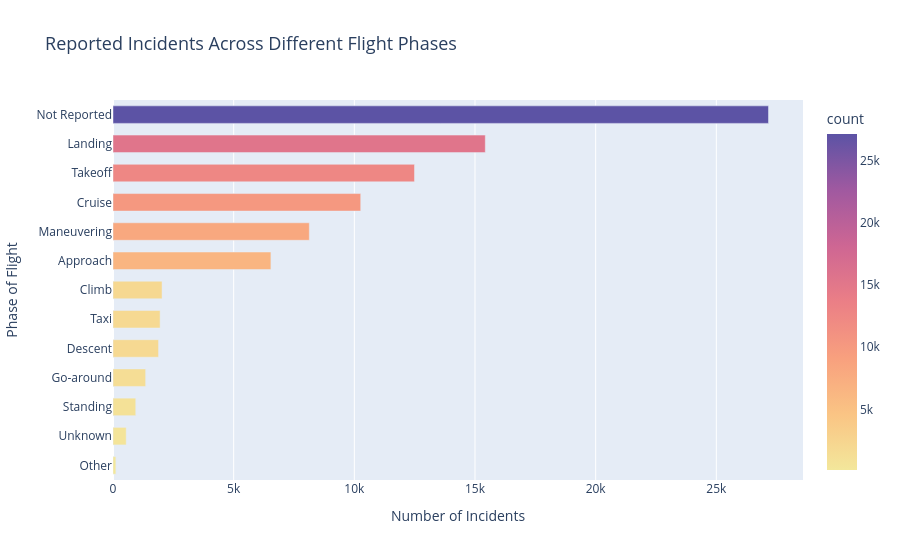

The notebook cell saved with this chart:
### Markdown cell above
### 8. broad_phase_of_flight

### Code cell
# Get counts
broad_phase_counts = aviation_df['broad_phase_of_flight'].value_counts().reset_index()
broad_phase_counts.columns = ['broad_phase_of_flight', 'count']

print(broad_phase_counts)

# Plot figure
fig = px.bar(broad_phase_counts, x = 'count', y = 'broad_phase_of_flight',
    orientation = 'h',
    title = 'Reported Incidents Across Different Flight Phases',
    color = 'count',
    color_continuous_scale = 'sunset'
)

# Style
fig.update_traces(textposition = 'outside', width = 0.6, textfont_size = 12)

# Add labels
fig.update_layout(
    xaxis_title = 'Number of Incidents',
    yaxis_title = 'Phase of Flight',
    title_font_size = 18,
    yaxis=dict(autorange = 'reversed'),
    bargap = 0.05
)

fig.show()

### Figure 1 — Plotly figure (JSON) as saved in the notebook; plotly's stock layout.template omitted (floating-point values rounded to 4 significant figures)
{"data": [{"alignmentgroup": "True", "hovertemplate": "count=%{marker.color}<br>broad_phase_of_flight=%{y}<extra></extra>", "legendgroup": "", "marker": {"color": [27162, 15427, 12493, 10265, 8135, 6543, 2033, 1953, 1887, 1353, 943, 548, 119], "coloraxis": "coloraxis"}, "name": "", "offsetgroup": "", "orientation": "h", "showlegend": false, "textfont": {"size": 12}, "textposition": "outside", "type": "bar", "width": 0.6, "x": [27162, 15427, 12493, 10265, 8135, 6543, 2033, 1953, 1887, 1353, 943, 548, 119], "xaxis": "x", "y": ["Not Reported", "Landing", "Takeoff", "Cruise", "Maneuvering", "Approach", "Climb", "Taxi", "Descent", "Go-around", "Standing", "Unknown", "Other"], "yaxis": "y"}], "layout": {"bargap": 0.05, "barmode": "relative", "coloraxis": {"colorbar": {"title": {"text": "count"}}, "colorscale": [[0, "rgb(243, 231, 155)"], [0.1667, "rgb(250, 196, 132)"], [0.3333, "rgb(248, 160, 126)"], [0.5, "rgb(235, 127, 134)"], [0.6667, "rgb(206, 102, 147)"], [0.8333, "rgb(160, 89, 160)"], [1, "rgb(92, 83, 165)"]]}, "legend": {"tracegroupgap": 0}, "title": {"font": {"size": 18}, "text": "Reported Incidents Across Different Flight Phases"}, "xaxis": {"anchor": "y", "domain": [0, 1], "title": {"text": "Number of Incidents"}}, "yaxis": {"anchor": "x", "autorange": "reversed", "domain": [0, 1], "title": {"text": "Phase of Flight"}}}}
